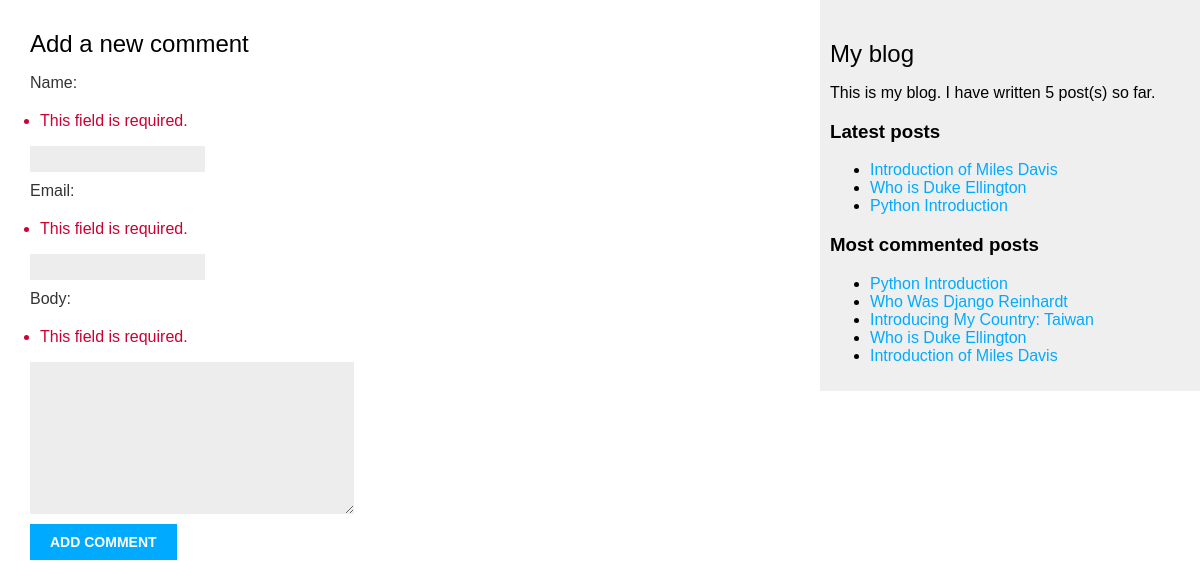
The app's page /blog/6/comment/, older data.
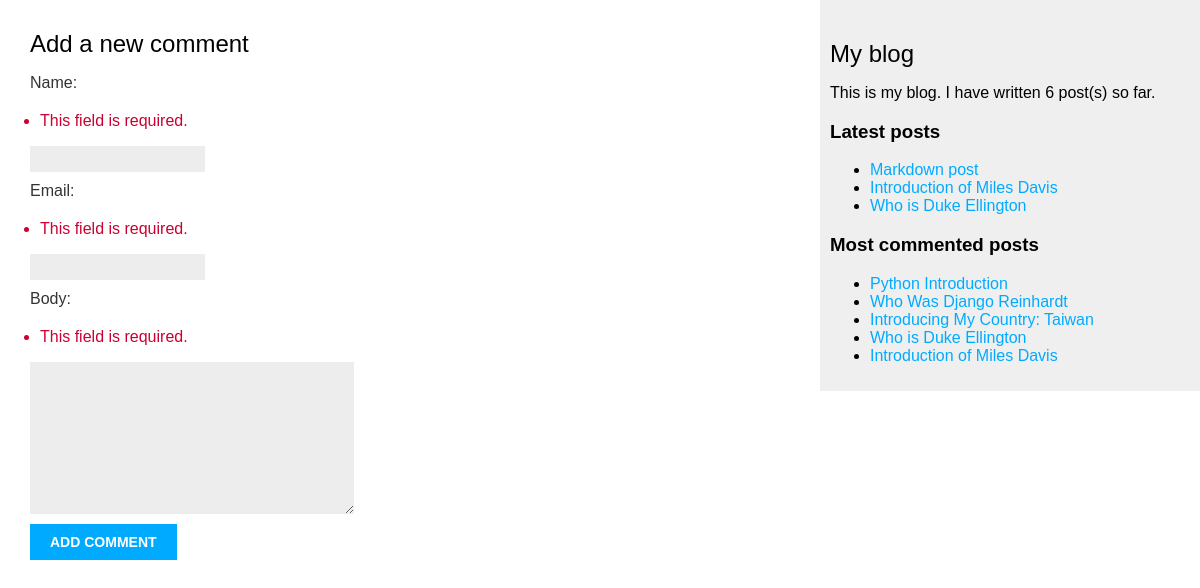
The same page, newer data.
### blog/models.py (models this page shows, shortened)
class Post(models.Model):
    class PublishedManager(models.Manager):
        def get_queryset(self):
            return super().get_queryset().filter(status=Post.Status.PUBLISHED)
    class Status(models.TextChoices):
        DRAFT = 'DF', 'Draft'
        PUBLISHED = 'PB', 'Published'
    title = models.CharField(max_length=250)
    slug = models.SlugField(max_length=250,
                            unique_for_date='publish')
    author = models.ForeignKey(User,
                               on_delete=models.CASCADE,
                               related_name='blog_posts')
    body = models.TextField()
    publish = models.DateTimeField(default=timezone.now)
    created = models.DateTimeField(auto_now_add=True)
    updated = models.DateTimeField(auto_now=True)
    status = models.CharField(max_length=2,
                              choices=Status.choices,
                              default=Status.DRAFT,)
    objects = models.Manager()    #the default manager
    published = PublishedManager() #to create a custom manager that I can retrieve objects by using "Post.published.all()"
    tags = TaggableManager()
    class Meta:
        ordering = ['-publish']
        indexes = [
            models.Index(fields=['-publish']),
        ]
    def get_absolute_url(self):
        return reverse('blog:post_detail', args=[self.publish.year,
                                                            self.publish.month,
                                                 self.publish.day,
                                                 self.slug])

### blog/views.py (the view)
# urls.py: path("<int:post_id>/comment/", views.post_comment, name="post_comment"),
def post_comment(request, post_id):
    post = get_object_or_404(Post, id=post_id, status=Post.Status.PUBLISHED)
    comment = None
    form = CommentForm(request.POST)
    if form.is_valid():
        comment = form.save(commit=False)
        comment.post = post
        comment.save()
    return render(request, "blog/post/comment.html", {'post':post, 'form':form, 'comment':comment},)

### blog/forms.py
class CommentForm(forms.ModelForm):
    class Meta:
        model = Comment
        fields = ['name', 'email', 'body']

### blog/templatetags/blog_tags.py (called while the page is built)
@register.simple_tag
def total_posts():
    return Post.published.count()

@register.inclusion_tag('blog/post/latest_posts.html')
def show_latest_posts(count=5):
    latest_posts = Post.published.order_by('-publish')[:count]
    return {'latest_posts':latest_posts}

@register.simple_tag
def get_most_commented_posts(count=5):
    return Post.published.annotate(total_comments=Count('comments')).order_by('-total_comments')[:count]

### blog/templates/blog/post/comment.html
{% extends 'blog/base.html' %}
{% block content %}
    {% if comment %}
        <h2>Your comment has been added.</h2>
        <p><a href="{{ post.get_absolute_url }}">Back to the post</a></p>
    {% else %}
        {% include 'blog/post/includes/comment_form.html' %}
    {% endif %}
{% endblock %}

### blog/templates/blog/base.html (shortened to what this page needs)
{% load blog_tags %}
{% load static %}
<!DOCTYPE html>
<html lang="en">
<head>
    <link href="{% static 'css/blog.css' %}" rel="stylesheet">
</head>
<body>
    <div id="content">
        {% block content %}{% endblock %}
    </div>
    <div id="sidebar">
        <h2>My blog</h2>
        <p>This is my blog.
            I have written {% total_posts %} post(s) so far.
        </p>
        <h3>Latest posts</h3>
        {% show_latest_posts 3 %}
        <h3>Most commented posts</h3>
        {% get_most_commented_posts as most_commented_posts %}
        <ul>
            {% for post in most_commented_posts %}
            <li><a href="{{ post.get_absolute_url }}">{{ post.title }}</a></li>
            {% endfor %}
        </ul>
    </div>
</body>
</html>

### blog/templates/blog/post/latest_posts.html
<ul>
    {% for post in latest_posts %}
        <li><a href="{{ post.get_absolute_url }}">{{ post.title }}</a></li>
    {% endfor %}
</ul>

Row changes from the older to the newer data that the page shows:
no longer on one of the page's lists (row unchanged): Post: title "Python Introduction"
added Post: title "Markdown post", shown under "Latest posts"
Text that changed along with them:
text no longer shown: "5"
text now shown: "6"
